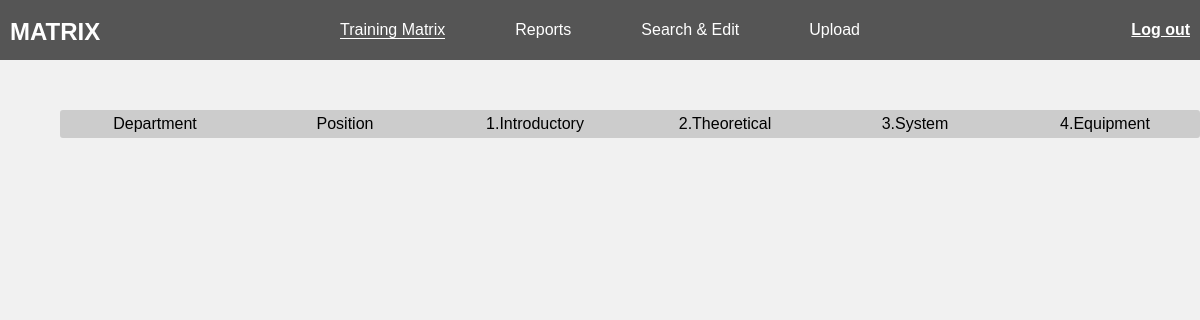
Before: /training/matrix/ (signed in) with the older database file.
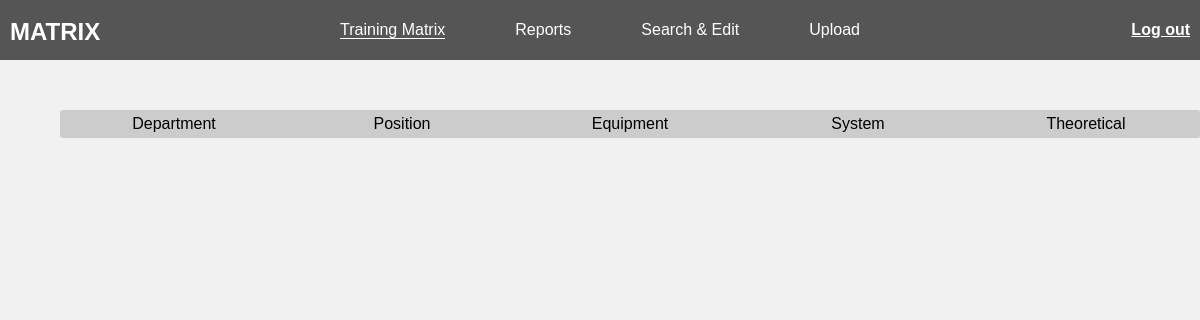
After: the same page with the newer database file.
### training/models.py (models this page shows, shortened)
class TrainingGroup(models.Model):
    title = models.CharField(max_length=200)
    class Meta:
        ordering=('title',)
        verbose_name='Training group'
        verbose_name_plural='Training groups'

### training/views.py (the view)
# urls.py: path('matrix/', HomeView.as_view(), name='home'),
class HomeView(LoginRequiredMixin, TemplateView):
    template_name = 'training/matrix.html'
    context_object_name = 'matrix'
    def get_context_data(self, **kwargs):
        context = super().get_context_data(**kwargs)
        context['groups']= TrainingGroup.objects.all()
        context['jobs']= TrainingMatrix.objects.all()
        context['trainingeqpm']= TrainingMatrix.objects.all()
        return context

### training/templates/training/matrix.html (shortened to what this page needs)
{% extends 'base/nav.html' %}
{% load static %}
{% block content %}
<main>
    <div class="main-page__table-box">
        <ul class="main-page__header">
            <li class="main-page__header-item">Department</li>
            <li class="main-page__header-item">Position</li>
            {% for group in groups %}
            <li class="main-page__header-item">{{group.title}}</li>
            {% endfor %}
        </ul>
    </div>
</main>
{% endblock content %}

### training/templates/base/nav.html (shortened to what this page needs)
<!DOCTYPE html>
<html lang="en">
{% load static %}
<head>
    <link rel="stylesheet" href="/static/css/style.css">
</head>
<body>
    <header class="nav__bar">
        <nav class="nav__list">
            <h1 class="nav__logo">
                <a href="#">Matrix</a>
            </h1>
            <ul class="nav__item-list">
                <li class="nav__item"><a href="/training/matrix" class="nav__link nav__link--active">Training Matrix</a></li>
                <li class="nav__item"><a href="/training/reports" class="nav__link">Reports</a></li>
                <li class="nav__item"><a href="/training/search" class="nav__link">Search & Edit</a></li>
                <li class="nav__item"><a href="/training/upload" class="nav__link">Upload</a></li>
            </ul>
            <div class="nav__logout">
                <form action="" method="POST">
                    <a href="/training/logout" class="nav__logout-btn">Log out</a>
                </form>
            </div>
        </nav>
    </header>
    {% block content %}
    {% endblock content %}
</body>
</html>

### static/css/style.css (style rules this page uses)
html { font-size:62.5% }
*,*::after,*::before { margin:0;padding:0;-webkit-box-sizing:border-box;box-sizing:border-box }
body { font-size:1.6rem;font-family:sans-serif;min-height:100vh;width:100vw;background-color:#f1f1f1 }
main { margin-top:5rem;width:100% }
.nav__bar { width:100vw;height:6rem;background-color:#555;display:-webkit-box;display:-ms-flexbox;display:flex;-webkit-box-align:center;-ms-flex-align:center;align-items:center;-webkit-box-pack:center;-ms-flex-pack:center;justify-content:center }
.nav__list { -ms-flex-preferred-size:120rem;flex-basis:120rem;padding:0 1rem;display:-webkit-box;display:-ms-flexbox;display:flex }
.nav__logo,.nav__item-list,.nav__logout { display:-webkit-box;display:-ms-flexbox;display:flex;-webkit-box-align:center;-ms-flex-align:center;align-items:center }
.nav__logo { -webkit-box-flex:1;-ms-flex:1 1 0px;flex:1 1 0 }
.nav__logo>a { height:2rem;line-height:1;text-decoration:none;color:#fff;text-transform:uppercase }
.nav__item-list { -webkit-box-flex:2;-ms-flex:2 1 0px;flex:2 1 0;-ms-flex-pack:distribute;justify-content:space-around;list-style:none }
.nav__link { text-decoration:none;color:#fff;-webkit-transition:all .2s;transition:all .2s }
.nav__link--active { border-bottom:1px solid #fff }
.nav__logout { -webkit-box-flex:1;-ms-flex:1 1 0px;flex:1 1 0;display:-webkit-box;display:-ms-flexbox;display:flex;-webkit-box-pack:end;-ms-flex-pack:end;justify-content:flex-end }
.nav__logout-btn { border:none;background-color:transparent;cursor:pointer;font-size:1.6rem;color:#fff;font-weight:bold;display:-webkit-box;display:-ms-flexbox;display:flex;-webkit-box-align:center;-ms-flex-align:center;align-items:center;-webkit-transition:all .2s;transition:all .2s }
.main-page__table-box { max-width:120rem;width:100%;height:20rem;margin:0 auto }
.main-page__header,.main-page__list,.main-page__item { list-style:none;display:-webkit-box;display:-ms-flexbox;display:flex }
.main-page__header-item,.main-page__item { padding:.5rem }
.main-page__header { width:95%;margin-left:5%;background-color:#ccc;border-radius:3px }
.main-page__header-item { -webkit-box-flex:1;-ms-flex:1 0 0px;flex:1 0 0;text-align:center }

Changed rows visible on the page:
removed TrainingGroup: title "1.Introductory"
changed TrainingGroup: title "4.Equipment" → "Equipment"; moves up the list
changed TrainingGroup: title "3.System" → "System"; moves down the list
changed TrainingGroup: title "2.Theoretical" → "Theoretical"
